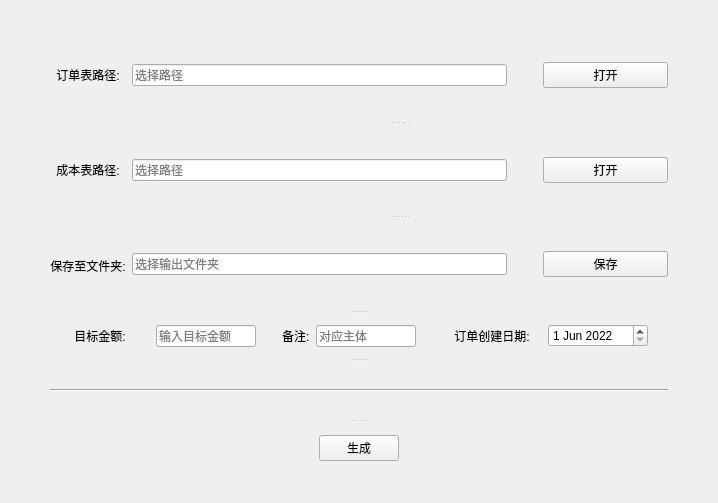
<?xml version="1.0" encoding="UTF-8"?>
<ui version="4.0">
 <class>Form</class>
 <widget class="QWidget" name="Form">
  <property name="geometry">
   <rect>
    <x>0</x>
    <y>0</y>
    <width>718</width>
    <height>503</height>
   </rect>
  </property>
  <property name="minimumSize">
   <size>
    <width>667</width>
    <height>434</height>
   </size>
  </property>
  <property name="maximumSize">
   <size>
    <width>1600</width>
    <height>868</height>
   </size>
  </property>
  <property name="windowTitle">
   <string>制作采购与销售表格</string>
  </property>
  <layout class="QVBoxLayout" name="verticalLayout">
   <property name="leftMargin">
    <number>50</number>
   </property>
   <property name="topMargin">
    <number>30</number>
   </property>
   <property name="rightMargin">
    <number>50</number>
   </property>
   <property name="bottomMargin">
    <number>30</number>
   </property>
   <item>
    <widget class="QSplitter" name="splitter_3">
     <property name="frameShape">
      <enum>QFrame::NoFrame</enum>
     </property>
     <property name="orientation">
      <enum>Qt::Vertical</enum>
     </property>
     <widget class="QWidget" name="layoutWidget1">
      <layout class="QHBoxLayout" name="horizontalLayout_6">
       <item>
        <layout class="QVBoxLayout" name="verticalLayout_2">
         <property name="spacing">
          <number>6</number>
         </property>
         <item>
          <widget class="QLabel" name="label_1">
           <property name="sizePolicy">
            <sizepolicy hsizetype="Preferred" vsizetype="Preferred">
             <horstretch>0</horstretch>
             <verstretch>1</verstretch>
            </sizepolicy>
           </property>
           <property name="text">
            <string>订单表路径:</string>
           </property>
           <property name="alignment">
            <set>Qt::AlignCenter</set>
           </property>
          </widget>
         </item>
         <item>
          <widget class="QLabel" name="label_3">
           <property name="sizePolicy">
            <sizepolicy hsizetype="Preferred" vsizetype="Preferred">
             <horstretch>0</horstretch>
             <verstretch>1</verstretch>
            </sizepolicy>
           </property>
           <property name="text">
            <string>成本表路径:</string>
           </property>
           <property name="alignment">
            <set>Qt::AlignCenter</set>
           </property>
          </widget>
         </item>
         <item>
          <widget class="QLabel" name="label_4">
           <property name="sizePolicy">
            <sizepolicy hsizetype="Preferred" vsizetype="Preferred">
             <horstretch>0</horstretch>
             <verstretch>1</verstretch>
            </sizepolicy>
           </property>
           <property name="text">
            <string>保存至文件夹:</string>
           </property>
           <property name="alignment">
            <set>Qt::AlignCenter</set>
           </property>
          </widget>
         </item>
        </layout>
       </item>
       <item>
        <widget class="QSplitter" name="splitter">
         <property name="sizePolicy">
          <sizepolicy hsizetype="Preferred" vsizetype="Expanding">
           <horstretch>2</horstretch>
           <verstretch>0</verstretch>
          </sizepolicy>
         </property>
         <property name="orientation">
          <enum>Qt::Vertical</enum>
         </property>
         <widget class="QWidget" name="layoutWidget2">
          <layout class="QHBoxLayout" name="horizontalLayout">
           <item>
            <widget class="QLineEdit" name="InputFile_1">
             <property name="sizePolicy">
              <sizepolicy hsizetype="Expanding" vsizetype="Fixed">
               <horstretch>3</horstretch>
               <verstretch>1</verstretch>
              </sizepolicy>
             </property>
             <property name="placeholderText">
              <string>选择路径</string>
             </property>
            </widget>
           </item>
           <item>
            <spacer name="horizontalSpacer_2">
             <property name="orientation">
              <enum>Qt::Horizontal</enum>
             </property>
             <property name="sizeHint" stdset="0">
              <size>
               <width>30</width>
               <height>20</height>
              </size>
             </property>
            </spacer>
           </item>
           <item>
            <widget class="QPushButton" name="InputButton_1">
             <property name="sizePolicy">
              <sizepolicy hsizetype="Minimum" vsizetype="Fixed">
               <horstretch>1</horstretch>
               <verstretch>0</verstretch>
              </sizepolicy>
             </property>
             <property name="text">
              <string>打开</string>
             </property>
            </widget>
           </item>
          </layout>
         </widget>
         <widget class="QWidget" name="layoutWidget4">
          <layout class="QHBoxLayout" name="horizontalLayout_2">
           <item>
            <widget class="QLineEdit" name="InputFile_2">
             <property name="sizePolicy">
              <sizepolicy hsizetype="Expanding" vsizetype="Fixed">
               <horstretch>3</horstretch>
               <verstretch>1</verstretch>
              </sizepolicy>
             </property>
             <property name="placeholderText">
              <string>选择路径</string>
             </property>
            </widget>
           </item>
           <item>
            <spacer name="horizontalSpacer_3">
             <property name="orientation">
              <enum>Qt::Horizontal</enum>
             </property>
             <property name="sizeHint" stdset="0">
              <size>
               <width>30</width>
               <height>20</height>
              </size>
             </property>
            </spacer>
           </item>
           <item>
            <widget class="QPushButton" name="InputButton_2">
             <property name="sizePolicy">
              <sizepolicy hsizetype="Minimum" vsizetype="Fixed">
               <horstretch>1</horstretch>
               <verstretch>0</verstretch>
              </sizepolicy>
             </property>
             <property name="text">
              <string>打开</string>
             </property>
            </widget>
           </item>
          </layout>
         </widget>
         <widget class="QWidget" name="layoutWidget5">
          <layout class="QHBoxLayout" name="horizontalLayout_3">
           <item>
            <widget class="QLineEdit" name="OutputDir">
             <property name="sizePolicy">
              <sizepolicy hsizetype="Expanding" vsizetype="Fixed">
               <horstretch>3</horstretch>
               <verstretch>1</verstretch>
              </sizepolicy>
             </property>
             <property name="placeholderText">
              <string>选择输出文件夹</string>
             </property>
            </widget>
           </item>
           <item>
            <spacer name="horizontalSpacer_4">
             <property name="orientation">
              <enum>Qt::Horizontal</enum>
             </property>
             <property name="sizeHint" stdset="0">
              <size>
               <width>30</width>
               <height>20</height>
              </size>
             </property>
            </spacer>
           </item>
           <item>
            <widget class="QPushButton" name="OutputButton">
             <property name="sizePolicy">
              <sizepolicy hsizetype="Minimum" vsizetype="Fixed">
               <horstretch>1</horstretch>
               <verstretch>0</verstretch>
              </sizepolicy>
             </property>
             <property name="text">
              <string>保存</string>
             </property>
            </widget>
           </item>
          </layout>
         </widget>
        </widget>
       </item>
      </layout>
     </widget>
     <widget class="QSplitter" name="splitter_2">
      <property name="orientation">
       <enum>Qt::Vertical</enum>
      </property>
      <widget class="QWidget" name="layoutWidget6">
       <layout class="QHBoxLayout" name="horizontalLayout_4">
        <item>
         <widget class="QLabel" name="label_5">
          <property name="sizePolicy">
           <sizepolicy hsizetype="Preferred" vsizetype="Preferred">
            <horstretch>1</horstretch>
            <verstretch>0</verstretch>
           </sizepolicy>
          </property>
          <property name="text">
           <string>目标金额:</string>
          </property>
          <property name="alignment">
           <set>Qt::AlignCenter</set>
          </property>
         </widget>
        </item>
        <item>
         <widget class="QLineEdit" name="Target">
          <property name="sizePolicy">
           <sizepolicy hsizetype="Expanding" vsizetype="Fixed">
            <horstretch>1</horstretch>
            <verstretch>0</verstretch>
           </sizepolicy>
          </property>
          <property name="inputMask">
           <string/>
          </property>
          <property name="placeholderText">
           <string>输入目标金额</string>
          </property>
         </widget>
        </item>
        <item>
         <spacer name="horizontalSpacer">
          <property name="orientation">
           <enum>Qt::Horizontal</enum>
          </property>
          <property name="sizeHint" stdset="0">
           <size>
            <width>20</width>
            <height>20</height>
           </size>
          </property>
         </spacer>
        </item>
        <item>
         <widget class="QLabel" name="label">
          <property name="text">
           <string>备注:</string>
          </property>
         </widget>
        </item>
        <item>
         <widget class="QLineEdit" name="Remark">
          <property name="sizePolicy">
           <sizepolicy hsizetype="Expanding" vsizetype="Fixed">
            <horstretch>1</horstretch>
            <verstretch>0</verstretch>
           </sizepolicy>
          </property>
          <property name="placeholderText">
           <string>对应主体</string>
          </property>
         </widget>
        </item>
        <item>
         <spacer name="horizontalSpacer_5">
          <property name="orientation">
           <enum>Qt::Horizontal</enum>
          </property>
          <property name="sizeHint" stdset="0">
           <size>
            <width>20</width>
            <height>20</height>
           </size>
          </property>
         </spacer>
        </item>
        <item>
         <widget class="QLabel" name="label_6">
          <property name="sizePolicy">
           <sizepolicy hsizetype="Preferred" vsizetype="Preferred">
            <horstretch>1</horstretch>
            <verstretch>0</verstretch>
           </sizepolicy>
          </property>
          <property name="text">
           <string>订单创建日期:</string>
          </property>
          <property name="alignment">
           <set>Qt::AlignCenter</set>
          </property>
         </widget>
        </item>
        <item>
         <widget class="QDateEdit" name="dateEdit">
          <property name="sizePolicy">
           <sizepolicy hsizetype="Minimum" vsizetype="Fixed">
            <horstretch>1</horstretch>
            <verstretch>0</verstretch>
           </sizepolicy>
          </property>
          <property name="alignment">
           <set>Qt::AlignLeading|Qt::AlignLeft|Qt::AlignVCenter</set>
          </property>
          <property name="readOnly">
           <bool>false</bool>
          </property>
          <property name="dateTime">
           <datetime>
            <hour>23</hour>
            <minute>59</minute>
            <second>59</second>
            <year>2022</year>
            <month>6</month>
            <day>1</day>
           </datetime>
          </property>
          <property name="maximumDateTime">
           <datetime>
            <hour>23</hour>
            <minute>59</minute>
            <second>59</second>
            <year>2024</year>
            <month>12</month>
            <day>31</day>
           </datetime>
          </property>
          <property name="minimumDateTime">
           <datetime>
            <hour>0</hour>
            <minute>0</minute>
            <second>0</second>
            <year>2022</year>
            <month>1</month>
            <day>1</day>
           </datetime>
          </property>
          <property name="date">
           <date>
            <year>2022</year>
            <month>6</month>
            <day>1</day>
           </date>
          </property>
         </widget>
        </item>
        <item>
         <spacer name="horizontalSpacer_6">
          <property name="orientation">
           <enum>Qt::Horizontal</enum>
          </property>
          <property name="sizeHint" stdset="0">
           <size>
            <width>20</width>
            <height>20</height>
           </size>
          </property>
         </spacer>
        </item>
       </layout>
      </widget>
      <widget class="Line" name="line">
       <property name="orientation">
        <enum>Qt::Horizontal</enum>
       </property>
      </widget>
      <widget class="QWidget" name="horizontalLayoutWidget7">
       <layout class="QHBoxLayout" name="horizontalLayout_5">
        <item>
         <widget class="QPushButton" name="RunButton">
          <property name="sizePolicy">
           <sizepolicy hsizetype="Fixed" vsizetype="Fixed">
            <horstretch>0</horstretch>
            <verstretch>0</verstretch>
           </sizepolicy>
          </property>
          <property name="text">
           <string>生成</string>
          </property>
         </widget>
        </item>
       </layout>
      </widget>
     </widget>
    </widget>
   </item>
  </layout>
 </widget>
 <resources/>
 <connections/>
</ui>
